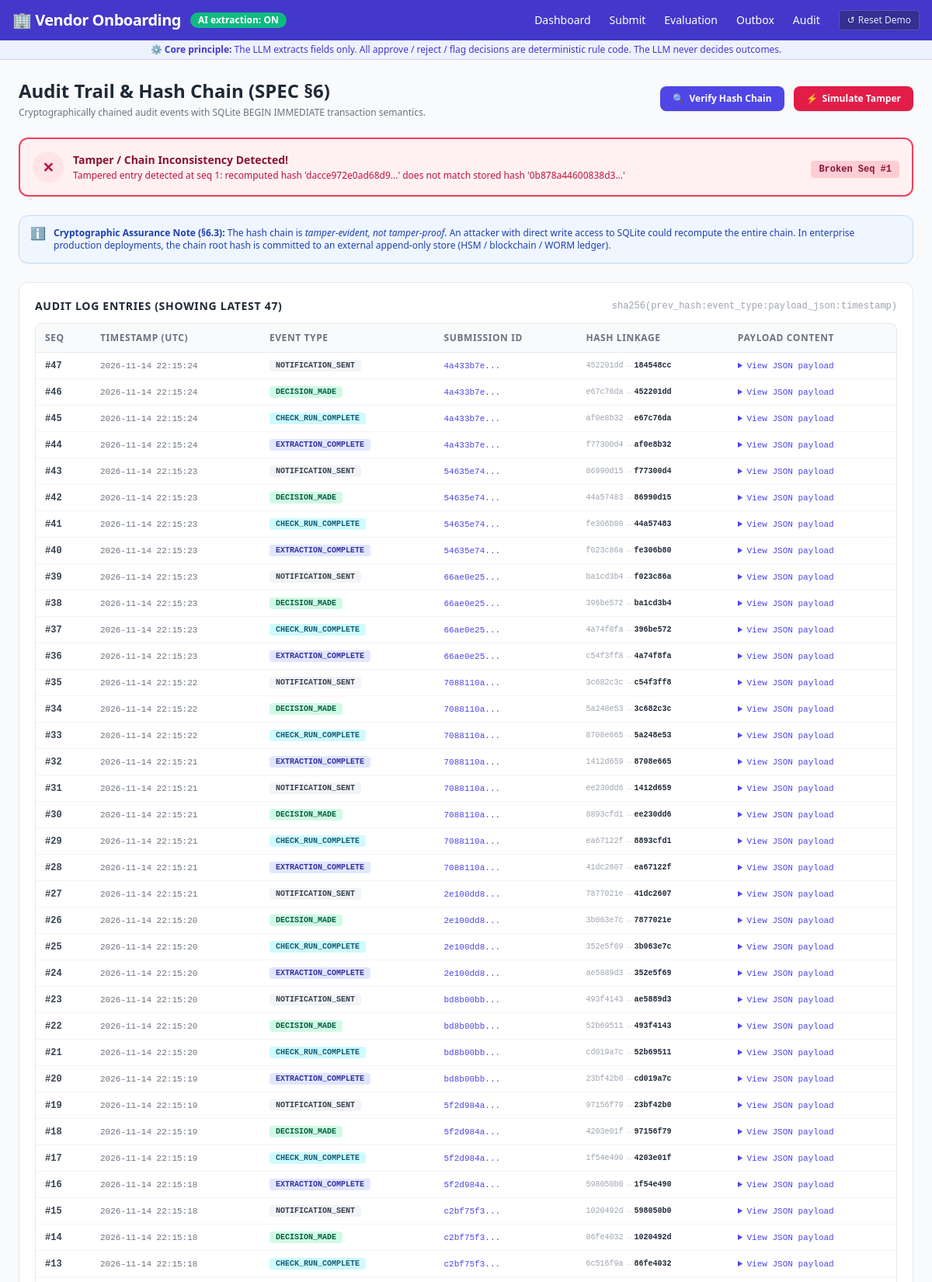
Screenshot of /audit (upper part) with the database file from the repository.
### app/models.py (models this page shows, shortened)
class AuditEntry(Base):
    __tablename__ = "audit_entry"
    id = Column(String, primary_key=True)
    seq = Column(Integer, nullable=True)   # auto-assigned via MAX(seq)+1 in audit writer
    submission_id = Column(String, nullable=True)
    event_type = Column(String, nullable=False)
    payload = Column(Text, nullable=False)
    prev_hash = Column(String, nullable=False)
    entry_hash = Column(String, nullable=False)
    created_at = Column(String, nullable=False)

### app/routers/audit.py (the view)
@router.get("/audit", response_class=HTMLResponse)
async def audit_page(
    request: Request,
    limit: int = Query(50, ge=1, le=500),
    submission_id: Optional[str] = None,
    db: Session = Depends(get_db),
):
    query = db.query(AuditEntry)
    if submission_id:
        query = query.filter(AuditEntry.submission_id == submission_id)
    entries = query.order_by(AuditEntry.seq.desc()).limit(limit).all()
    verification = verify_audit_chain(db)
    demo_mode = os.getenv("DEMO_MODE", "true").lower() in ("true", "1", "yes")
    return templates.TemplateResponse(
        request=request,
        name="audit.html",
        context={
            "entries": entries,
            "verification": verification,
            "demo_mode": demo_mode,
            "submission_id": submission_id,
            "limit": limit,
        },
    )

### app/audit_chain.py (called while the page is built, shortened)
def compute_hash(prev_hash: str, event_type: str, payload_json: str, timestamp: str) -> str:
    data = f"{prev_hash}:{event_type}:{payload_json}:{timestamp}".encode("utf-8")
    return hashlib.sha256(data).hexdigest()

def verify_audit_chain(db: Session) -> Dict[str, Any]:
    entries: List[AuditEntry] = (
        db.query(AuditEntry).order_by(AuditEntry.seq.asc()).all()
    )
    expected_prev = "GENESIS"
    for e in entries:
        recomputed = compute_hash(e.prev_hash, e.event_type, e.payload, e.created_at)
        if recomputed != e.entry_hash:
            return {
                "valid": False,
                "total_entries": len(entries),
                "first_tampered_seq": e.seq,
                "error": f"Tampered entry detected at seq {e.seq}: recomputed hash '{recomputed[:16]}...' does not match stored hash '{e.entry_hash[:16]}...'",
                "latest_hash": entries[-1].entry_hash,
            }
        expected_prev = e.entry_hash

### app/database.py (called while the page is built)
def get_db():
    db: Session = SessionLocal()
    try:
        yield db
    finally:
        db.close()

### app/pipeline/extractor.py (called while the page is built)
def get_extractor_mode() -> str:
    return os.getenv("EXTRACTOR_MODE", "auto").strip().lower()

def is_ai_extraction_enabled() -> bool:
    if get_extractor_mode() == "offline":
        return False
    if _CIRCUIT_BREAKER_TRIPPED:
        return False
    return bool(os.getenv("GEMINI_API_KEY"))

### app/templates.py (called while the page is built)
def is_demo_mode() -> bool:
    return os.getenv("DEMO_MODE", "true").lower() in ("true", "1", "yes")

### templates/audit.html (shortened to what this page needs)
{% extends "base.html" %}
{% block content %}
<div class="max-w-6xl mx-auto space-y-6">
  <div class="flex items-center justify-between">
    <div>
      <h1 class="text-2xl font-bold text-gray-800">Audit Trail &amp; Hash Chain (SPEC §6)</h1>
      <p class="text-xs text-gray-500 mt-1">
        Cryptographically chained audit events with SQLite BEGIN IMMEDIATE transaction semantics.
      </p>
    </div>
    <div class="flex items-center gap-3">
      <form method="post" action="/audit/verify">
        <button type="submit"
                class="bg-indigo-600 hover:bg-indigo-700 text-white px-4 py-2 rounded-lg text-xs font-semibold shadow-sm transition flex items-center gap-1.5">
          <span>🔍</span> Verify Hash Chain
        </button>
      </form>
      {% if demo_mode %}
      <form method="post" action="/audit/tamper" onsubmit="return confirm('Simulate tampering by directly corrupting a payload in SQLite?');">
        <button type="submit"
                class="bg-rose-600 hover:bg-rose-700 text-white px-4 py-2 rounded-lg text-xs font-semibold shadow-sm transition flex items-center gap-1.5"
                title="Only available in DEMO_MODE. Mutates a payload in DB without updating SHA-256 hash.">
          <span>⚡</span> Simulate Tamper
        </button>
      </form>
      {% endif %}
    </div>
  </div>
  {% if verification.valid %}
  <div class="bg-emerald-50 border-2 border-emerald-400 rounded-xl p-4 flex items-center justify-between shadow-sm">
    <div class="flex items-center gap-3">
      <div class="w-10 h-10 rounded-full bg-emerald-100 flex items-center justify-center text-emerald-700 font-bold text-lg">
        ✓
      </div>
      <div>
        <h3 class="text-sm font-bold text-emerald-900">Audit Hash Chain Intact</h3>
        <p class="text-xs text-emerald-700 mt-0.5">
          All {{ verification.total_entries }} events verified cryptographically from genesis (<code class="bg-emerald-100 px-1 py-0.5 rounded text-[11px]">GENESIS</code>) to chain head.
        </p>
      </div>
    </div>
    <div class="text-right font-mono text-xs text-emerald-800">
      <span class="text-[10px] uppercase font-bold text-emerald-600 block">Head Hash</span>
      <span class="truncate block max-w-xs">{{ verification.latest_hash[:16] }}...</span>
    </div>
  </div>
  {% else %}
  <div class="bg-rose-50 border-2 border-rose-500 rounded-xl p-4 flex items-center justify-between shadow-sm animate-pulse">
    <div class="flex items-center gap-3">
      <div class="w-10 h-10 rounded-full bg-rose-100 flex items-center justify-center text-rose-700 font-bold text-lg">
        ✕
      </div>
      <div>
        <h3 class="text-sm font-bold text-rose-900">Tamper / Chain Inconsistency Detected!</h3>
        <p class="text-xs text-rose-700 mt-0.5">
          {{ verification.error }}
        </p>
      </div>
    </div>
    <div class="text-right">
      <span class="px-2.5 py-1 rounded bg-rose-200 text-rose-900 font-mono text-xs font-bold">
        Broken Seq #{{ verification.first_tampered_seq }}
      </span>
    </div>
  </div>
  {% endif %}
  <div class="bg-blue-50 border border-blue-200 rounded-xl p-3.5 text-xs text-blue-800 flex items-start gap-2.5 shadow-sm">
    <span class="text-base leading-none">ℹ️</span>
    <div>
      <span class="font-bold">Cryptographic Assurance Note (§6.3):</span>
      The hash chain is <em>tamper-evident, not tamper-proof</em>. An attacker with direct write access to SQLite could recompute the entire chain. In enterprise production deployments, the chain root hash is committed to an external append-only store (HSM / blockchain / WORM ledger).
    </div>
  </div>
  <div class="bg-white rounded-xl border border-gray-200 p-5 shadow-sm space-y-3">
    <div class="flex items-center justify-between">
      <h2 class="text-sm font-bold text-gray-800 uppercase tracking-wider">
        Audit Log Entries (Showing latest {{ entries|length }})
      </h2>
      <span class="text-xs text-gray-400 font-mono">
        sha256(prev_hash:event_type:payload_json:timestamp)
      </span>
    </div>
    <div class="overflow-x-auto border border-gray-200 rounded-lg">
      <table class="min-w-full text-xs">
        <thead class="bg-gray-50 text-gray-500 uppercase tracking-wider border-b border-gray-200">
          <tr>
            <th class="px-3 py-2.5 text-left font-semibold">Seq</th>
            <th class="px-3 py-2.5 text-left font-semibold">Timestamp (UTC)</th>
            <th class="px-3 py-2.5 text-left font-semibold">Event Type</th>
            <th class="px-3 py-2.5 text-left font-semibold">Submission ID</th>
            <th class="px-3 py-2.5 text-left font-semibold">Hash Linkage</th>
            <th class="px-3 py-2.5 text-left font-semibold">Payload Content</th>
          </tr>
        </thead>
        <tbody class="divide-y divide-gray-100 font-mono">
          {% for e in entries %}
          <tr class="hover:bg-gray-50/80">
            <td class="px-3 py-2 font-bold text-gray-700">#{{ e.seq }}</td>
            <td class="px-3 py-2 text-gray-500 text-[11px]">{{ e.created_at[:19].replace('T', ' ') }}</td>
            <td class="px-3 py-2">
              <span class="px-2 py-0.5 rounded text-[10px] font-bold uppercase
                {% if e.event_type == 'submission_created' %}bg-blue-100 text-blue-800
                {% elif e.event_type == 'extraction_complete' %}bg-indigo-100 text-indigo-800
                {% elif e.event_type == 'check_run_complete' %}bg-cyan-100 text-cyan-800
                {% elif e.event_type == 'decision_made' %}bg-emerald-100 text-emerald-800
                {% elif e.event_type == 'pipeline_error' %}bg-red-100 text-red-800
                {% elif e.event_type == 'chain_verified' %}bg-purple-100 text-purple-800
                {% else %}bg-gray-100 text-gray-700{% endif %}">
                {{ e.event_type }}
              </span>
            </td>
            <td class="px-3 py-2 text-gray-600 text-[11px]">
              {% if e.submission_id %}
              <a href="/submissions/{{ e.submission_id }}" class="text-indigo-600 hover:underline">
                {{ e.submission_id[:8] }}...
              </a>
              {% else %}
              <span class="text-gray-300">—</span>
              {% endif %}
            </td>
            <td class="px-3 py-2 text-[10px]">
              <div class="flex items-center gap-1">
                <span class="text-gray-400" title="{{ e.prev_hash }}">{{ e.prev_hash[:8] }}</span>
                <span class="text-gray-300">→</span>
                <span class="font-bold text-gray-800" title="{{ e.entry_hash }}">{{ e.entry_hash[:8] }}</span>
              </div>
            </td>
            <td class="px-3 py-2 text-gray-700 max-w-sm">
              <details class="cursor-pointer">
                <summary class="text-[11px] text-indigo-600 hover:text-indigo-800 truncate">
                  View JSON payload
                </summary>
              </details>
            </td>
          </tr>
          {% else %}
          <tr>
            <td colspan="6" class="px-4 py-8 text-center text-gray-400 font-sans">
              No audit entries recorded yet. Submit a vendor or run pipeline checks to generate audit trail events.
            </td>
          </tr>
          {% endfor %}
        </tbody>
      </table>
    </div>
  </div>
</div>
{% endblock %}

### rows the page displays
AuditEntry: seq "47", created_at "2026-11-14 22:15:24", event_type "NOTIFICATION_SENT", submission_id "4a433b7e", prev_hash "452201dd", entry_hash "184548cc"
AuditEntry: seq "46", created_at "2026-11-14 22:15:24", event_type "DECISION_MADE", submission_id "4a433b7e", prev_hash "e67c76da", entry_hash "452201dd"
AuditEntry: seq "45", created_at "2026-11-14 22:15:24", event_type "CHECK_RUN_COMPLETE", submission_id "4a433b7e", prev_hash "af0e8b32", entry_hash "e67c76da"
AuditEntry: seq "44", created_at "2026-11-14 22:15:24", event_type "EXTRACTION_COMPLETE", submission_id "4a433b7e", prev_hash "f77300d4", entry_hash "af0e8b32"
AuditEntry: seq "43", created_at "2026-11-14 22:15:23", event_type "NOTIFICATION_SENT", submission_id "54635e74", prev_hash "86990d15", entry_hash "f77300d4"
AuditEntry: seq "42", created_at "2026-11-14 22:15:23", event_type "DECISION_MADE", submission_id "54635e74", prev_hash "44a57483", entry_hash "86990d15"
AuditEntry: seq "41", created_at "2026-11-14 22:15:23", event_type "CHECK_RUN_COMPLETE", submission_id "54635e74", prev_hash "fe306b80", entry_hash "44a57483"
AuditEntry: seq "40", created_at "2026-11-14 22:15:23", event_type "EXTRACTION_COMPLETE", submission_id "54635e74", prev_hash "f023c86a", entry_hash "fe306b80"
AuditEntry: seq "39", created_at "2026-11-14 22:15:23", event_type "NOTIFICATION_SENT", submission_id "66ae0e25", prev_hash "ba1cd3b4", entry_hash "f023c86a"
AuditEntry: seq "38", created_at "2026-11-14 22:15:23", event_type "DECISION_MADE", submission_id "66ae0e25", prev_hash "396be572", entry_hash "ba1cd3b4"
AuditEntry: seq "37", created_at "2026-11-14 22:15:23", event_type "CHECK_RUN_COMPLETE", submission_id "66ae0e25", prev_hash "4a74f8fa", entry_hash "396be572"
AuditEntry: seq "36", created_at "2026-11-14 22:15:23", event_type "EXTRACTION_COMPLETE", submission_id "66ae0e25", prev_hash "c54f3ff8", entry_hash "4a74f8fa"
AuditEntry: seq "35", created_at "2026-11-14 22:15:22", event_type "NOTIFICATION_SENT", submission_id "7088110a", prev_hash "3c682c3c", entry_hash "c54f3ff8"
AuditEntry: seq "34", created_at "2026-11-14 22:15:22", event_type "DECISION_MADE", submission_id "7088110a", prev_hash "5a248e53", entry_hash "3c682c3c"
AuditEntry: seq "33", created_at "2026-11-14 22:15:22", event_type "CHECK_RUN_COMPLETE", submission_id "7088110a", prev_hash "8708e665", entry_hash "5a248e53"
AuditEntry: seq "32", created_at "2026-11-14 22:15:21", event_type "EXTRACTION_COMPLETE", submission_id "7088110a", prev_hash "1412d659", entry_hash "8708e665"
AuditEntry: seq "31", created_at "2026-11-14 22:15:21", event_type "NOTIFICATION_SENT", submission_id "7088110a", prev_hash "ee230dd6", entry_hash "1412d659"
AuditEntry: seq "30", created_at "2026-11-14 22:15:21", event_type "DECISION_MADE", submission_id "7088110a", prev_hash "8893cfd1", entry_hash "ee230dd6"
AuditEntry: seq "29", created_at "2026-11-14 22:15:21", event_type "CHECK_RUN_COMPLETE", submission_id "7088110a", prev_hash "ea67122f", entry_hash "8893cfd1"
AuditEntry: seq "28", created_at "2026-11-14 22:15:21", event_type "EXTRACTION_COMPLETE", submission_id "7088110a", prev_hash "41dc2607", entry_hash "ea67122f"
AuditEntry: seq "27", created_at "2026-11-14 22:15:21", event_type "NOTIFICATION_SENT", submission_id "2e100dd8", prev_hash "7877021e", entry_hash "41dc2607"
AuditEntry: seq "26", created_at "2026-11-14 22:15:20", event_type "DECISION_MADE", submission_id "2e100dd8", prev_hash "3b063e7c", entry_hash "7877021e"
AuditEntry: seq "25", created_at "2026-11-14 22:15:20", event_type "CHECK_RUN_COMPLETE", submission_id "2e100dd8", prev_hash "352e5f69", entry_hash "3b063e7c"
AuditEntry: seq "24", created_at "2026-11-14 22:15:20", event_type "EXTRACTION_COMPLETE", submission_id "2e100dd8", prev_hash "ae5889d3", entry_hash "352e5f69"
AuditEntry: seq "23", created_at "2026-11-14 22:15:20", event_type "NOTIFICATION_SENT", submission_id "bd8b00bb", prev_hash "493f4143", entry_hash "ae5889d3"
AuditEntry: seq "22", created_at "2026-11-14 22:15:20", event_type "DECISION_MADE", submission_id "bd8b00bb", prev_hash "52b69511", entry_hash "493f4143"
AuditEntry: seq "21", created_at "2026-11-14 22:15:20", event_type "CHECK_RUN_COMPLETE", submission_id "bd8b00bb", prev_hash "cd019a7c", entry_hash "52b69511"
AuditEntry: seq "20", created_at "2026-11-14 22:15:19", event_type "EXTRACTION_COMPLETE", submission_id "bd8b00bb", prev_hash "23bf42b0", entry_hash "cd019a7c"
AuditEntry: seq "19", created_at "2026-11-14 22:15:19", event_type "NOTIFICATION_SENT", submission_id "5f2d984a", prev_hash "97156f79", entry_hash "23bf42b0"
AuditEntry: seq "18", created_at "2026-11-14 22:15:19", event_type "DECISION_MADE", submission_id "5f2d984a", prev_hash "4203e01f", entry_hash "97156f79"
AuditEntry: seq "17", created_at "2026-11-14 22:15:19", event_type "CHECK_RUN_COMPLETE", submission_id "5f2d984a", prev_hash "1f54e490", entry_hash "4203e01f"
AuditEntry: seq "16", created_at "2026-11-14 22:15:18", event_type "EXTRACTION_COMPLETE", submission_id "5f2d984a", prev_hash "598050b0", entry_hash "1f54e490"
AuditEntry: seq "15", created_at "2026-11-14 22:15:18", event_type "NOTIFICATION_SENT", submission_id "c2bf75f3", prev_hash "1020492d", entry_hash "598050b0"
AuditEntry: seq "14", created_at "2026-11-14 22:15:18", event_type "DECISION_MADE", submission_id "c2bf75f3", prev_hash "86fe4032", entry_hash "1020492d"
AuditEntry: seq "13", created_at "2026-11-14 22:15:18", event_type "CHECK_RUN_COMPLETE", submission_id "c2bf75f3", prev_hash "6c516f9a", entry_hash "86fe4032"

### other values shown
{{ verification.error }} "Tampered entry detected at seq 1: recomputed hash 'dacce972e0ad68d9...' does not match stored hash '0b878a44600838d3...'"
{{ verification.first_tampered_seq }} "1"
{{ entries|length }} "47"
